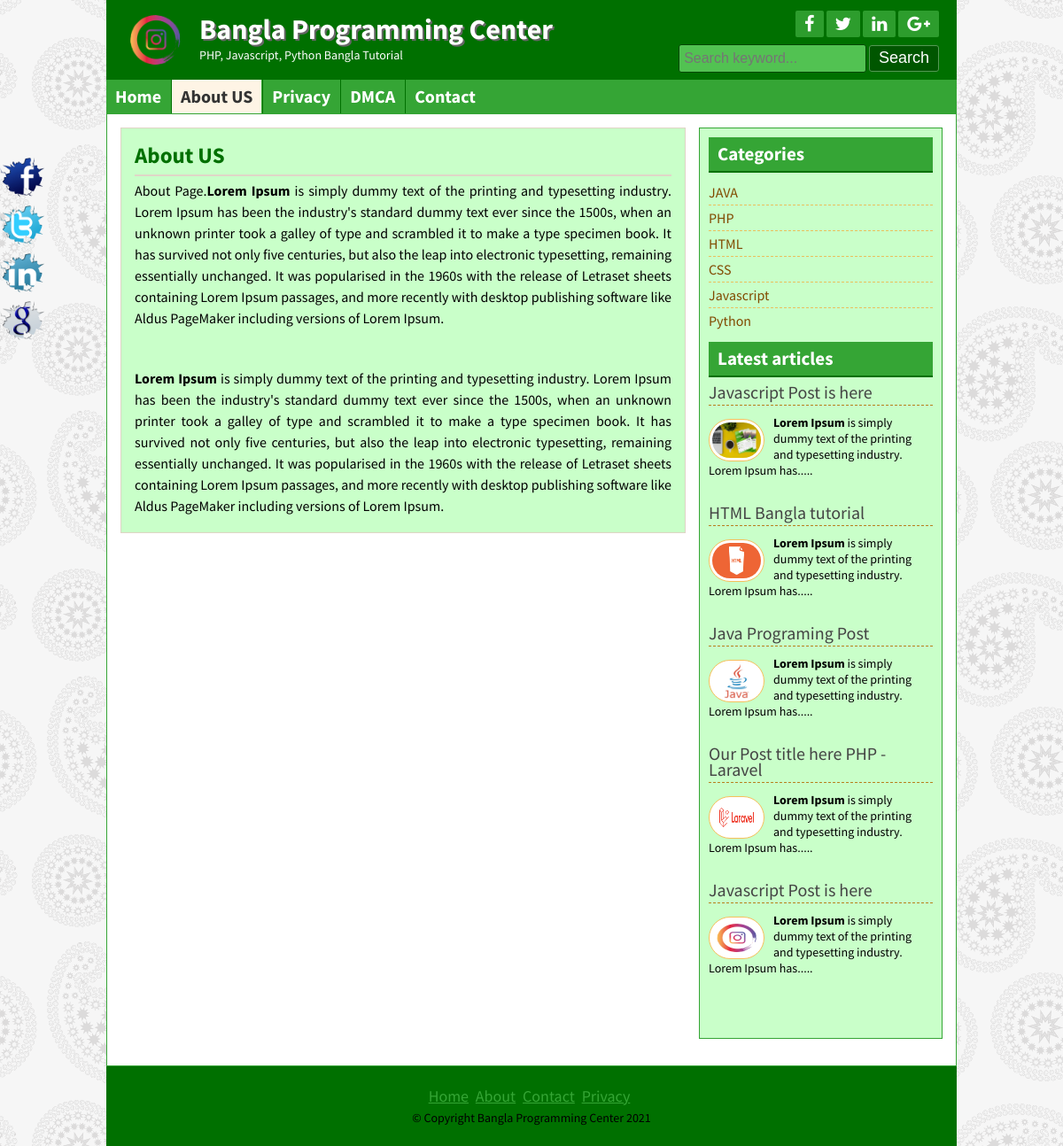
Page /page.php?pageid=1 on the committed database.
### tables this page shows
CREATE TABLE IF NOT EXISTS `title_slogan` (
  `id` int(11) NOT NULL,
  `title` varchar(255) NOT NULL,
  `slogan` varchar(255) NOT NULL,
  `logo` varchar(255) NOT NULL
);

CREATE TABLE IF NOT EXISTS `tbl_social` (
  `id` int(11) NOT NULL,
  `fb` varchar(255) NOT NULL,
  `tw` varchar(255) NOT NULL,
  `ln` varchar(255) NOT NULL,
  `gp` varchar(255) NOT NULL
);

CREATE TABLE IF NOT EXISTS `tbl_page` (
  `id` int(11) NOT NULL,
  `name` varchar(255) NOT NULL,
  `body` text NOT NULL
);

CREATE TABLE IF NOT EXISTS `tbl_category` (
  `id` int(11) NOT NULL,
  `name` varchar(50) NOT NULL
);

CREATE TABLE IF NOT EXISTS `tbl_post` (
  `id` int(11) NOT NULL,
  `cat` int(11) NOT NULL,
  `title` varchar(255) NOT NULL,
  `body` text NOT NULL,
  `image` varchar(255) NOT NULL,
  `author` varchar(50) NOT NULL,
  `tags` varchar(255) NOT NULL,
  `des` text NOT NULL,
  `date` timestamp NOT NULL DEFAULT CURRENT_TIMESTAMP,
  `userid` int(11) NOT NULL
);

CREATE TABLE IF NOT EXISTS `tbl_footer` (
  `id` int(11) NOT NULL,
  `note` varchar(255) NOT NULL
);

### lib/Database.php (called while the page is built, shortened)
<?php
Class Database{
	public $host   = DB_HOST;
	public $user   = DB_USER;
	public $pass   = DB_PASS;
	public $dbname = DB_NAME;
	public $link;
	private function connectDB(){
	$this->link = new mysqli($this->host, $this->user, $this->pass, $this->dbname);
 }
	public function select($query){
		$result = $this->link->query($query) or die($this->link->error.__LINE__);
		if($result->num_rows > 0){
			return $result;
		} else {
			return false;
		}
	}
}

### helpers/format.php (called while the page is built, shortened)
<?php
class Format{
    public function textShorten($text, $limit=400){
        $text = $text." ";
        $text = substr($text,0,$limit);
        $text = substr($text,0,strrpos($text, ' '));
        $text = $text.".....";
        return $text;
    }
}
?>

### page.php (the view)
<?php include 'inc/header.php';?>
<?php
if(!isset($_GET['pageid']) || $_GET['pageid'] == NULL){
    header("Location: 404.php");
}else {
    $id=$_GET['pageid'];
}
?>
	<?php
                $page_query = "select * from tbl_page where id = '$id'";
                $page_details = $db->select($page_query);
                if($page_details){
                    while($result= $page_details->fetch_assoc()){
?>
	<div class="contentsection contemplete clear">
		<div class="maincontent clear">
			<div class="about">
				<h2><?php echo $result['name']; ?></h2>
				<?php echo $result['body']; ?>
			</div>
				</div>
				<?php } } else {header("Location: 404.php");} ?>
			<?php include 'inc/sidebar.php';?>
				<?php include 'inc/footer.php';?>

### inc/header.php (shortened to what this page needs)
<?php include 'lib/Database.php'; ?>
<?php include 'helpers/format.php'; ?>
<?php
$db = new Database();
$fm = new Format();
?>
<!DOCTYPE html>
<html>
<head>
	<?php include 'scripts/css.php'; ?>
</head>
<body>
	<div class="headersection templete clear">
		<a href="index.php">
			<div class="logo">
				<?php
				$query = "select * from title_slogan where id='1' ";
				$blog_title = $db->select($query);
				if ($blog_title) {
					while ($result = $blog_title->fetch_assoc()) {
				?>
						<img src="admin/<?php echo $result['logo']; ?>" alt="logo" />
						<h2><?php echo $result['title']; ?></h2>
						<p><?php echo $result['slogan']; ?></p>
				<?php }
				} ?>
			</div>
		</a>
		<div class="social clear">
			<div class="icon clear">
				<?php
				$query = "select * from tbl_social where id='1' ";
				$socialmedia = $db->select($query);
				if ($socialmedia) {
					while ($result = $socialmedia->fetch_assoc()) {
				?>
						<a href="<?php echo $result['fb']; ?>" target="_blank"><i class="fa fa-facebook"></i></a>
						<a href="<?php echo $result['tw']; ?>" target="_blank"><i class="fa fa-twitter"></i></a>
						<a href="<?php echo $result['ln']; ?>" target="_blank"><i class="fa fa-linkedin"></i></a>
						<a href="<?php echo $result['gp']; ?>" target="_blank"><i class="fa fa-google-plus"></i></a>
				<?php }
				} ?>
			</div>
			<div class="searchbtn clear">
				<form action="search.php" method="get">
					<input type="text" name="search" placeholder="Search keyword..." />
					<input type="submit" name="submit" value="Search" />
				</form>
			</div>
		</div>
	</div>
	<div class="navsection templete">
		<?php
		$path = $_SERVER['SCRIPT_FILENAME'];
		$currentpage = basename($path, '.php');
		?>
		<ul>
			<li><a <?php
					if ($currentpage == 'index') {
						echo 'id="active"';
					} ?>href="index.php">Home</a></li>
			<?php
			$query = "select * from tbl_page";
			$pages = $db->select($query);
			if ($pages) {
				while ($result = $pages->fetch_assoc()) {
			?>
					<li><a <?php
							if (isset($_GET['pageid']) && $_GET['pageid'] == $result['id']) {
								echo 'id = "active"';
							}
							?> href="page.php?pageid=<?php echo $result['id']; ?>">
							<?php echo $result['name']; ?></a> </li>
			<?php }
			} ?>
			<li><a <?php if ($currentpage == 'contact') {
						echo 'id="active"';
					} ?> href="contact.php">Contact</a></li>
		</ul>
	</div>

### inc/sidebar.php
<div class="sidebar clear">
			<div class="samesidebar clear">
				<h2>Categories</h2>
					<ul>
					<?php
			$query = "select * from tbl_category";
			$category =$db->select($query);
			if($category){
				while ($result = $category->fetch_assoc()){
					?>
						<li><a href="posts.php?category=<?php echo $result['id'];?>"><?php echo $result['name'];?></a></li>
					<?php } }else{  ?>
					<li>NO Category Created</li>
				<?php } ?>
					</ul>
			</div>
			<div class="samesidebar clear">
			<h2>Latest articles</h2>
					<div class="popular clear">
			<?php
			$query = "select * from tbl_post limit 5";
			$post =$db->select($query);
			if($post){
				while ($result = $post->fetch_assoc()){
					?>
					<div class="popular clear">
						<h3><a href="post.php?id=<?php echo $result['id']; ?>"><?php echo $result['title']; ?></a></h3>
						<a href="post.php?id=<?php echo $result['id']; ?>"><img src="admin/<?php echo $result['image'];?>" alt="post image"/></a>
						<?php echo $fm->textShorten( $result['body'], 125); ?>
					</div>
					<?php } }else { header("Location:404.php");} ?>
			</div>
		</div>
		</div>

### inc/footer.php (shortened to what this page needs)
		</div>
<div class="footersection templete clear">
	  <div class="footermenu clear">
		<ul>
			<li><a href="#">Home</a></li>
			<li><a href="#">About</a></li>
			<li><a href="#">Contact</a></li>
			<li><a href="#">Privacy</a></li>
		</ul>
	  </div>
	  <?php
                $query = "select * from tbl_footer where id='1' ";
                $footernote = $db->select($query);
                if($footernote){
                    while($result= $footernote->fetch_assoc()){
?>
	  <p> &copy; <?php echo $result['note']; ?> <?php echo date('Y'); ?></p>
	  <?php } } ?>
	</div>
	<div class="fixedicon clear">
	<?php
                $query = "select * from tbl_social where id='1' ";
                $socialmedia = $db->select($query);
                if($socialmedia){
                    while($result= $socialmedia->fetch_assoc()){
?>
		<a href="<?php echo $result['fb']; ?>" target="_blank"><img src="images/fb.png" alt="Facebook"/></a>
		<a href="<?php echo $result['tw']; ?>" target="_blank"><img src="images/tw.png" alt="Twitter"/></a>
		<a href="<?php echo $result['ln']; ?>" target="_blank"><img src="images/in.png" alt="LinkedIn"/></a>
		<a href="<?php echo $result['gp']; ?>" target="_blank"><img src="images/gl.png" alt="GooglePlus"/></a>
		<?php } } ?>
	</div>
</body>
</html>

### style.css (style rules this page uses)
* { margin:0;padding:0;outline:0 }
body { font-family: 'Source Sans Pro', sans-serif;font-size:14px;line-height:18px;color:#000;background:url(images/bg.png)repeat fixed 0 0 #fff; }
.templete { width:960px;margin:0 auto; }
.contemplete { margin: 0 auto; width: 928px; }
.clear { overflow:hidden; }
input[type="text"], input[type="email"] { border: 1px solid #cfc5b6; border-radius: 3px; margin-bottom: 5px; padding: 5px; width: 300px; }
input[type="submit"] { background: #b7801c none repeat scroll 0 0; border: 1px solid #e6af4b; color: #fff; cursor: pointer; font-size: 20px; padding: 1px 10px; }
.headersection { background: #ca932f none repeat scroll 0 0; color: #fff; }
.logo { float: left; width: 580px; }
.logo img { float: left; margin-right: 15px; padding-bottom: 10px; padding-left: 20px; padding-top: 10px; width: 70px; }
.logo h2 { color: #fff; font-size: 32px; margin-bottom: 11px; margin-top: 24px; text-shadow: 2px 2px 0 #666; }
.logo p { color:#fff; }
.social { float: right; margin-right: 20px; margin-top: 12px; text-align: right; width: 360px; }
.icon { float: right; }
.icon a { background: #a56e0a none repeat scroll 0 0; border-radius: 2px; color: #fff; display: block; float: left; font-size: 20px; margin-left: 3px; padding: 5px 10px; }
.searchbtn { float: right; margin-top: 8px; }
.searchbtn input[type="text"] { border: 1px solid #A56E0A; width: 200px; background: #FFE07C; font-size: 16px; height: 20px; }
.searchbtn input[type="submit"] { border: 1px solid #9d6602; border-radius: 3px; font-size: 18px; height: 30px; padding-left: 10px; padding-right: 10px; padding-top: 0; cursor: pointer; }
.navsection { background: none repeat scroll 0 0 #e6af4b; min-height: 38px; }
.navsection ul { margin:0;padding:0;list-style:none; }
.navsection ul li { border-left: 1px solid #fdc662; border-right: 1px solid #c18a26; display: block; float: left; position:relative; }
.navsection ul li:first-child { border-left: 0px solid #fdc662; }
.navsection ul li:last-child { border-right: 0px solid #c18a26; }
.navsection ul li a { color: #fff; display: block; font-size: 20px; font-weight: bold; padding: 10px; text-decoration: none; }
.navsection ul li a:hover, #active { background:#FEF4E5;color:#333; }
.contentsection { background: #ffffff none repeat scroll 0 0; border: 1px solid #ca932f; padding: 15px; }
.maincontent { background: #fef4e5 none repeat scroll 0 0; border: 1px solid #ded4c5; float: left; margin: 0 15px 15px 0; padding: 8px 15px; width: 606px; }
.about { font-size: 16px; line-height: 24px; text-align: justify; }
.about p { font-size: 16px; line-height: 24px; margin-bottom: 10px; text-align: justify; }
.samepost h2, .about h2 { border-bottom: 2px solid #e0d6c7; color: #ac7511; font-size: 25px; margin-bottom: 4px; padding: 10px 10px 10px 0; }
.sidebar { background: #fef4e5 none repeat scroll 0 0; border: 1px solid #ded4c5; float: right; margin-bottom: 15px; margin-top: 0; padding: 10px; width: 253px; }
.samesidebar { margin-bottom: 10px; }
.samesidebar h2 { background: #e6af4b none repeat scroll 0 0; border-bottom: 2px solid #b7801c; color: #333; margin-bottom: 8px; padding: 10px; }
.samesidebar ul { padding:0;margin:0;list-style:none; }
.samesidebar ul li { border-bottom: 1px dashed #e9c05c; font-size: 16px; padding: 5px 8px 5px 0; }
.samesidebar ul li:last-child { border-bottom: 0px dashed #e9c05c; }
.samesidebar ul li a { color: #814a00; text-decoration: none; }
.samesidebar p { margin-bottom: 10px; }
.popular { margin-bottom: 20px; }
.popular h3 { border-bottom: 1px dashed #b7801c; font-size: 20px; font-weight: normal; margin-bottom: 10px; padding-bottom: 5px; }
.popular h3 a { text-decoration:none;color:#444 }
.popular img { background: #fff none repeat scroll 0 0; border: 1px solid #f6bf5b; border-radius: 30px; float: left; height: 40px; margin-right: 10px; margin-top: 5px; padding: 3px; width: 55px; }
.footersection { height:90px;background:#B7801C;text-align:center }
.footermenu { margin-top: 25px; margin-bottom: 5px; }
.footermenu ul { padding:0;margin:0;list-style:none;text-align:center; }
.footermenu ul li { display:inline-block; }
.footermenu ul li a { color: #E6AF4B; font-size: 18px; margin-right: 5px; }
.fixedicon { left: 0; position: fixed; top: 175px; width: 60px; }
.fixedicon img { width: 50px; }

### rows in the picture
title_slogan: logo (picture), title "Bangla Programming Center", slogan "PHP, Javascript, Python Bangla Tutorial"
tbl_page: name "About US", body "About Page. Lorem Ipsum is simply dummy text of the printing and typesetting industry. Lorem Ipsum has been the industry's standard dummy text ever since the 1500s, when an unknown printer took a galley of type and scrambled it to make a type specimen book. It has survived not only five centuries, but also the leap into electronic typesetting, remaining essentially unchanged. It was popularised in the 1960s with the release of Letraset sheets containing Lorem Ipsum passages, and more recently with desktop publishing software like Aldus PageMaker including versions of Lorem Ipsum. Lorem Ipsum is simply dummy text of the printing and typesetting industry. Lorem Ipsum has been the industry's…"
tbl_page: name "Privacy"
tbl_page: name "DMCA"
tbl_category: name "JAVA"
tbl_category: name "PHP"
tbl_category: name "HTML"
tbl_category: name "CSS"
tbl_category: name "Javascript"
tbl_category: name "Python"
tbl_post: title "Javascript Post is here", image (picture), body "Lorem Ipsum is simply dummy text of the printing and typesetting industry. Lorem Ipsum has....."
tbl_post: title "HTML Bangla tutorial", image (picture), body "Lorem Ipsum is simply dummy text of the printing and typesetting industry. Lorem Ipsum has....."
tbl_post: title "Java Programing Post", image (picture), body "Lorem Ipsum is simply dummy text of the printing and typesetting industry. Lorem Ipsum has....."
tbl_post: title "Our Post title here PHP - Laravel", image (picture), body "Lorem Ipsum is simply dummy text of the printing and typesetting industry. Lorem Ipsum has....."
tbl_post: title "Javascript Post is here", image (picture), body "Lorem Ipsum is simply dummy text of the printing and typesetting industry. Lorem Ipsum has....."
tbl_footer: note "Copyright Bangla Programming Center"
